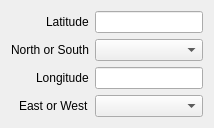
           <widget class="QWidget" name="tab_4">
            <attribute name="title">
             <string>Fix4</string>
            </attribute>
            <layout class="QVBoxLayout" name="verticalLayout_12">
             <item>
              <layout class="QFormLayout" name="gpsFixForm1_4">
               <property name="labelAlignment">
                <set>Qt::AlignmentFlag::AlignRight|Qt::AlignmentFlag::AlignTrailing|Qt::AlignmentFlag::AlignVCenter</set>
               </property>
               <item row="0" column="0">
                <widget class="QLabel" name="label_59">
                 <property name="text">
                  <string>Latitude</string>
                 </property>
                </widget>
               </item>
               <item row="1" column="0">
                <widget class="QLabel" name="label_60">
                 <property name="text">
                  <string>North or South</string>
                 </property>
                </widget>
               </item>
               <item row="2" column="0">
                <widget class="QLabel" name="label_61">
                 <property name="text">
                  <string>Longitude</string>
                 </property>
                </widget>
               </item>
               <item row="3" column="0">
                <widget class="QLabel" name="label_62">
                 <property name="text">
                  <string>East or West</string>
                 </property>
                </widget>
               </item>
               <item row="1" column="1">
                <widget class="QComboBox" name="fix4NsCmbx"/>
               </item>
               <item row="3" column="1">
                <widget class="QComboBox" name="fix4EwCmbx"/>
               </item>
               <item row="2" column="1">
                <widget class="QLineEdit" name="fix4LongTxt"/>
               </item>
               <item row="0" column="1">
                <widget class="QLineEdit" name="fix4LatTxt"/>
               </item>
              </layout>
             </item>
            </layout>
           </widget>
